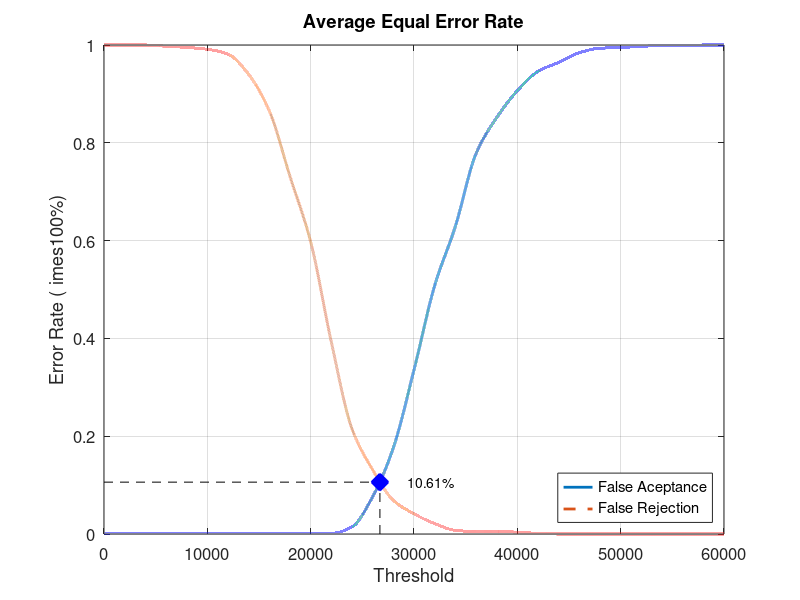
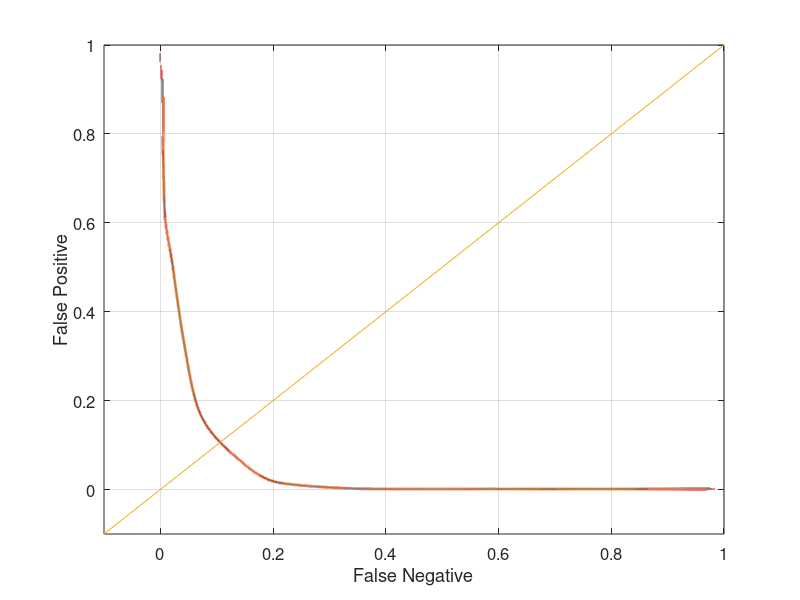

MATLAB code for these plots, in order:
close all;
clear;
clc;
x = 0:2000:60000;
xq = 0:0.5:60000;

y0 = [0 0.00131579 0.00131579 0.00131579 0.00131579 0.00131579 0.00131579 0.00131579 0.00131579 0.00131579 0.00131579 0.00131579 0.0144737 0.0763158 0.176316 0.335526 0.507895 0.628947 0.777632 0.851316 0.906579 0.946053 0.964474 0.984211 0.993421 0.994737 0.997368 0.998684 0.998684 1 1]
yy0 = interp1(x, y0, xq, 'pchip');
y1 = [1 1 1 0.9975 0.995 0.99125 0.98125 0.94 0.865 0.73125 0.5975 0.3925 0.215 0.13125 0.06875 0.04125 0.02125 0.0075 0.005 0.005 0.00375 0.00125 0 0 0 0 0 0 0 0 0]
yy1 = interp1(x, y1, xq, 'pchip');

% Calculating EER: 
y2 = abs(y0 - y1);
find(y2 == min(y2))
yy2 = abs(yy0 - yy1);
xEER = find(yy2 == min(yy2));
xEERIndex = xq(xEER) % X-axis EER
yEER = yy0(xEER) % Y-axis EER

main = figure
plot(xq, yy0,'-','LineWidth', 2);	hold on
plot(xq, yy1,'--','LineWidth', 2);	hold on
plot([xEERIndex xEERIndex], [0 yEER], 'k--');	hold on
plot([0 xEERIndex], [yEER yEER], 'k--');	hold on
plot(xEERIndex, yEER, 'bx', 'LineWidth', 10);	hold on
text(xEERIndex + 10 * xEERIndex / 100, yEER, [num2str(round((10000 * yEER)) / 100) '%'])
legend('False Aceptance', 'False Rejection', 'Location', 'SouthEast')
xlabel('Threshold')
ylabel('Error Rate (	imes100%)')
title('Average Equal Error Rate')
set(gca, 'FontSize', 12)
axis([0 60000 0 1])
grid on

print(main, 'Experiment1AverageMain', '-dpng');
FNRxFPR = figure('Color', [1 1 1]);
plot(yy1, yy0, '-', yy1, yy0, 'LineWidth', 2);
hold on
y = -0.1:0.1:1
plot(y, y); 
set(gca, 'FontSize', 12)
xlabel('False Negative')
ylabel('False Positive')
axis([-0.1 1 -0.1 1])
set(gca, 'FontSize', 12)
grid on

print(FNRxFPR, 'Experiment1AverageFNRxFPR','-dpng');
